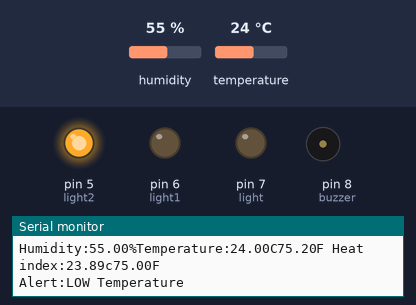
A sketch run on a simulated Arduino Uno, built with avr-gcc and run on an emulated ATmega328P. On the bench: output pins drawn as LEDs (lit = HIGH), buzzer (waves = sounding), the last lines printed to the serial monitor. The test bench sets the inputs (shaded band); at power-on: temperature 24 °C, humidity 55 %.

Above: at 6.8 s.
6.9 s: temperature set to 28 °C
12.3 s: temperature set to 31 °C
At 16.1 s:
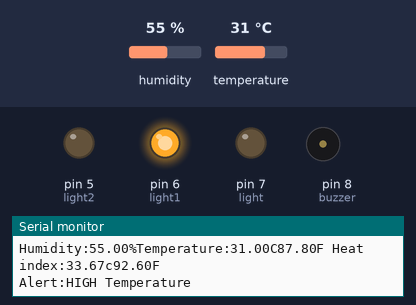
At 17.7 s:
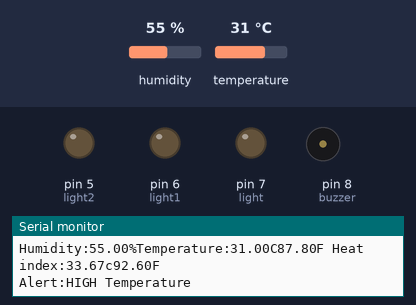
Timing chart, 0 to 28.3 s (numbered marks = the images above; inputs shaded):
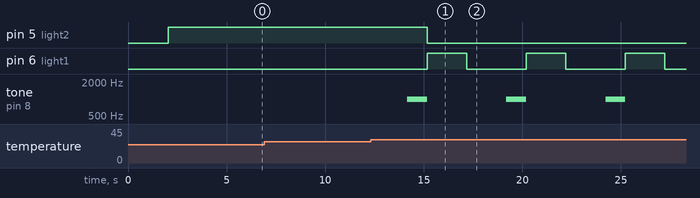

Measured:
- the behaviour switches between 29 and 30 °C on temperature (found by bisection; images 0 and 1)
- after the input at 12.3 s, pin 5 (light2): HIGH → LOW after 2.9 s; pin 6 (light1): alternates HIGH for 2.0 s and LOW for 3.0 s, starting after 2.9 s; tone on pin 8 (buzzer): alternates 1000 Hz for 1.0 s and silent for 4.0 s, starting after 1.9 s

The sketch:

7-identifying_Temperature_and_humitity_using_arduino.ino
```cpp
#include <Adafruit_Sensor.h>

#include <DHT.h>
#include <DHT_U.h>

#include <Wire.h>
#include "DHT.h"
#define DHTPIN 2
#define DHTTYPE DHT11

DHT dht(DHTPIN,DHTTYPE);

const int buzzer = 8;
const int light = 7;
const int light1 = 6;
const int light2 = 5;


void setup() {
  Serial.begin(9600);
  pinMode(buzzer,OUTPUT);
  pinMode(light,OUTPUT);
  pinMode(light1,OUTPUT);
  pinMode(light2,OUTPUT);
  Serial.println("Temperature & Humidity Reading Program");
  Serial.println(F("DHT11 test!"));
  dht.begin();
}

void loop() {
  digitalWrite(light,LOW);
  delay(2000);
  float h = dht.readHumidity();
  float t = dht.readTemperature();
  float f = dht.readTemperature(true);

  if(isnan(h) || isnan(t) || isnan(f)){
    Serial.println(F("Failed to read from DHT Sensor!"));
    digitalWrite(light,HIGH);
    return;
  }

  float hif = dht.computeHeatIndex(f,h);
  float hic = dht.computeHeatIndex(t,h,false);

  Serial.print(F("Humidity:"));
  Serial.print(h);
  Serial.print(F("%Temperature:"));
  Serial.print(t);
  Serial.print(F("C"));
  Serial.print(f);
  Serial.print(F("F Heat index:"));
  Serial.print(hic);
  Serial.print(F("c"));
  Serial.print(hif);
  Serial.println(F("F"));

  if(t>29){
    tone(buzzer,1000);
    delay(1000);
    digitalWrite(light1,HIGH);
    digitalWrite(light2,LOW);
    tone(buzzer,500);
    noTone(buzzer);
    Serial.println("Alert:HIGH Temperature");
  }
  else{
    Serial.println("Alert:LOW Temperature");
    digitalWrite(light2,HIGH);
  }
  delay(2000);
  digitalWrite(light1,LOW);
}
```
